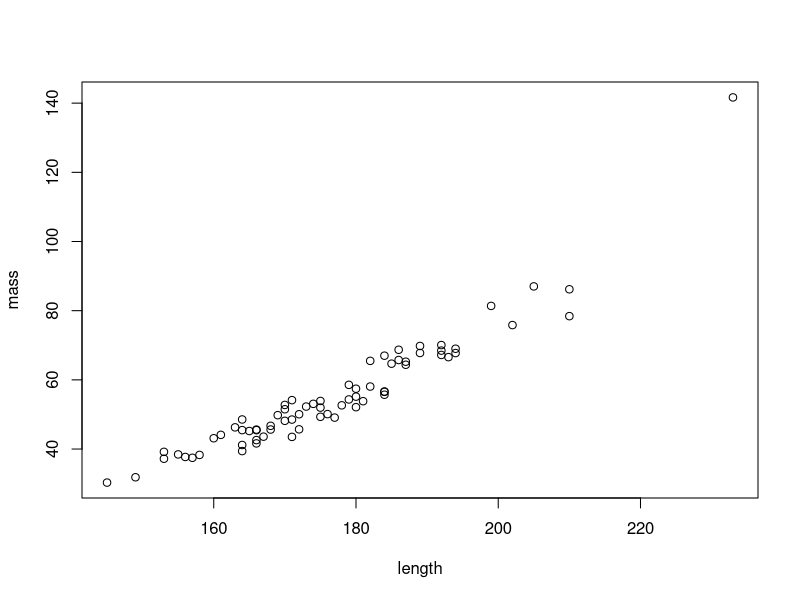

Reproduce this figure in R.
## ---- chunk 1
knitr::opts_chunk$set(echo = TRUE)
## ---- chunk 2
kbdata <- read.csv(file="kbsampledata.csv",header=TRUE, sep = ",")
kblength <- kbdata$length
kbmass <- kbdata$mass
## ---- chunk 3
lin_reg <- lm(kbmass~kblength)
summary(lin_reg)
plot(kbdata)
## ---- chunk 4
length_mean<- mean(kblength)
mass_mean <- mean(kbmass)
length_sd <- sd(kblength)
mass_sd <- sd(kbmass)
kblength_rnorm <- rnorm(71, mean=length_mean, sd=length_sd)
kbmass_rnorm <- rnorm(71, mean=mass_mean, sd=mass_sd)
## ---- chunk 5
n <- c(10,20,50,100)
## ---- chunk 6
for (i in 1:4) {
  new_length<- rnorm(n[i], mean=length_mean, sd=length_sd)
  new_mass <- rnorm(n[i], mean=mass_mean, sd=mass_sd)
  loop_linreg <- lm(new_mass~new_length)
  sumstats<- summary(loop_linreg)
  print(sumstats)
}
